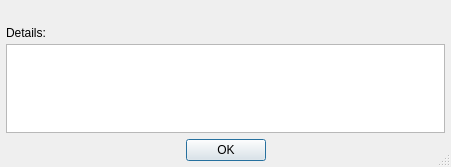
<?xml version="1.0" encoding="UTF-8"?>
<ui version="4.0">
 <class>DetailedMessageDialog</class>
 <widget class="QDialog" name="DetailedMessageDialog">
  <property name="geometry">
   <rect>
    <x>0</x>
    <y>0</y>
    <width>451</width>
    <height>167</height>
   </rect>
  </property>
  <property name="sizeGripEnabled">
   <bool>true</bool>
  </property>
  <property name="modal">
   <bool>true</bool>
  </property>
  <layout class="QGridLayout" name="gridLayout">
   <property name="leftMargin">
    <number>6</number>
   </property>
   <property name="topMargin">
    <number>6</number>
   </property>
   <property name="rightMargin">
    <number>6</number>
   </property>
   <property name="bottomMargin">
    <number>6</number>
   </property>
   <property name="spacing">
    <number>6</number>
   </property>
   <item row="0" column="0">
    <widget class="QWidget" name="messageWidget" native="true">
     <layout class="QHBoxLayout" name="horizontalLayout">
      <property name="spacing">
       <number>6</number>
      </property>
      <property name="leftMargin">
       <number>0</number>
      </property>
      <property name="topMargin">
       <number>0</number>
      </property>
      <property name="rightMargin">
       <number>0</number>
      </property>
      <property name="bottomMargin">
       <number>0</number>
      </property>
      <item>
       <widget class="QLabel" name="iconLabel"/>
      </item>
      <item>
       <widget class="QLabel" name="label">
        <property name="sizePolicy">
         <sizepolicy hsizetype="Expanding" vsizetype="Preferred">
          <horstretch>0</horstretch>
          <verstretch>0</verstretch>
         </sizepolicy>
        </property>
        <property name="text">
         <string/>
        </property>
       </widget>
      </item>
     </layout>
    </widget>
   </item>
   <item row="3" column="0">
    <widget class="QDialogButtonBox" name="buttonBox">
     <property name="orientation">
      <enum>Qt::Horizontal</enum>
     </property>
     <property name="standardButtons">
      <set>QDialogButtonBox::Ok</set>
     </property>
     <property name="centerButtons">
      <bool>true</bool>
     </property>
    </widget>
   </item>
   <item row="1" column="0">
    <widget class="QWidget" name="detailsWidget" native="true">
     <layout class="QVBoxLayout" name="verticalLayout">
      <property name="spacing">
       <number>4</number>
      </property>
      <property name="leftMargin">
       <number>0</number>
      </property>
      <property name="topMargin">
       <number>0</number>
      </property>
      <property name="rightMargin">
       <number>0</number>
      </property>
      <property name="bottomMargin">
       <number>0</number>
      </property>
      <item>
       <widget class="QLabel" name="detailsLabel">
        <property name="text">
         <string>Details:</string>
        </property>
       </widget>
      </item>
      <item>
       <widget class="QPlainTextEdit" name="detailsText"/>
      </item>
     </layout>
    </widget>
   </item>
  </layout>
 </widget>
 <resources/>
 <connections>
  <connection>
   <sender>buttonBox</sender>
   <signal>rejected()</signal>
   <receiver>DetailedMessageDialog</receiver>
   <slot>reject()</slot>
   <hints>
    <hint type="sourcelabel">
     <x>316</x>
     <y>260</y>
    </hint>
    <hint type="destinationlabel">
     <x>286</x>
     <y>274</y>
    </hint>
   </hints>
  </connection>
  <connection>
   <sender>buttonBox</sender>
   <signal>accepted()</signal>
   <receiver>DetailedMessageDialog</receiver>
   <slot>accept()</slot>
   <hints>
    <hint type="sourcelabel">
     <x>248</x>
     <y>254</y>
    </hint>
    <hint type="destinationlabel">
     <x>157</x>
     <y>274</y>
    </hint>
   </hints>
  </connection>
 </connections>
</ui>
